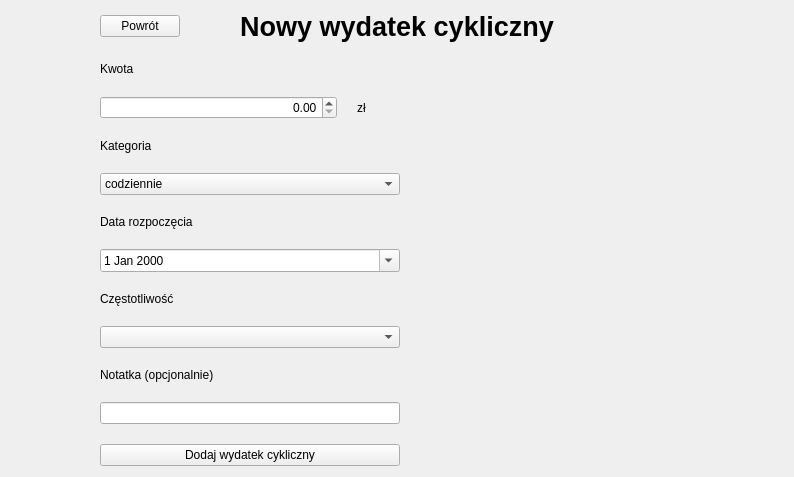
           <widget class="QWidget" name="page_CW_nowy">
            <layout class="QVBoxLayout" name="verticalLayout_9">
             <property name="spacing">
              <number>20</number>
             </property>
             <property name="leftMargin">
              <number>100</number>
             </property>
             <property name="rightMargin">
              <number>200</number>
             </property>
             <item>
              <layout class="QHBoxLayout" name="horizontalLayout_19">
               <item>
                <widget class="QPushButton" name="pushButton_powrotCW">
                 <property name="text">
                  <string>Powrót</string>
                 </property>
                </widget>
               </item>
               <item>
                <spacer name="horizontalSpacer_14">
                 <property name="orientation">
                  <enum>Qt::Horizontal</enum>
                 </property>
                 <property name="sizeHint" stdset="0">
                  <size>
                   <width>40</width>
                   <height>20</height>
                  </size>
                 </property>
                </spacer>
               </item>
               <item>
                <widget class="QLabel" name="label_25">
                 <property name="font">
                  <font>
                   <pointsize>20</pointsize>
                   <bold>true</bold>
                  </font>
                 </property>
                 <property name="text">
                  <string>Nowy wydatek cykliczny</string>
                 </property>
                 <property name="alignment">
                  <set>Qt::AlignCenter</set>
                 </property>
                </widget>
               </item>
               <item>
                <spacer name="horizontalSpacer_16">
                 <property name="orientation">
                  <enum>Qt::Horizontal</enum>
                 </property>
                 <property name="sizeHint" stdset="0">
                  <size>
                   <width>40</width>
                   <height>20</height>
                  </size>
                 </property>
                </spacer>
               </item>
              </layout>
             </item>
             <item>
              <widget class="QLabel" name="label_19">
               <property name="text">
                <string>Kwota</string>
               </property>
              </widget>
             </item>
             <item>
              <layout class="QHBoxLayout" name="horizontalLayout_20">
               <item>
                <widget class="QDoubleSpinBox" name="doubleSpinBox_kwotaCW">
                 <property name="maximumSize">
                  <size>
                   <width>300</width>
                   <height>16777215</height>
                  </size>
                 </property>
                 <property name="alignment">
                  <set>Qt::AlignRight|Qt::AlignTrailing|Qt::AlignVCenter</set>
                 </property>
                 <property name="maximum">
                  <double>999999.989999999990687</double>
                 </property>
                </widget>
               </item>
               <item>
                <widget class="QLabel" name="label_20">
                 <property name="text">
                  <string>zł</string>
                 </property>
                </widget>
               </item>
              </layout>
             </item>
             <item>
              <widget class="QLabel" name="label_21">
               <property name="text">
                <string>Kategoria</string>
               </property>
              </widget>
             </item>
             <item>
              <widget class="QComboBox" name="comboBox_kategoriaCW">
               <property name="maximumSize">
                <size>
                 <width>300</width>
                 <height>16777215</height>
                </size>
               </property>
               <item>
                <property name="text">
                 <string>codziennie</string>
                </property>
               </item>
               <item>
                <property name="text">
                 <string>co tydzień</string>
                </property>
               </item>
               <item>
                <property name="text">
                 <string>co miesiąc</string>
                </property>
               </item>
               <item>
                <property name="text">
                 <string>co rok</string>
                </property>
               </item>
              </widget>
             </item>
             <item>
              <widget class="QLabel" name="label_22">
               <property name="text">
                <string>Data rozpoczęcia</string>
               </property>
              </widget>
             </item>
             <item>
              <widget class="QDateEdit" name="dateEdit_CW">
               <property name="maximumSize">
                <size>
                 <width>300</width>
                 <height>16777215</height>
                </size>
               </property>
               <property name="calendarPopup">
                <bool>true</bool>
               </property>
              </widget>
             </item>
             <item>
              <widget class="QLabel" name="label_23">
               <property name="text">
                <string>Częstotliwość</string>
               </property>
              </widget>
             </item>
             <item>
              <widget class="QComboBox" name="comboBox_czestotliwoscCW">
               <property name="maximumSize">
                <size>
                 <width>300</width>
                 <height>16777215</height>
                </size>
               </property>
              </widget>
             </item>
             <item>
              <widget class="QLabel" name="label_24">
               <property name="text">
                <string>Notatka (opcjonalnie)</string>
               </property>
              </widget>
             </item>
             <item>
              <widget class="QLineEdit" name="lineEdit_notatkaCW">
               <property name="maximumSize">
                <size>
                 <width>300</width>
                 <height>16777215</height>
                </size>
               </property>
              </widget>
             </item>
             <item>
              <widget class="QPushButton" name="pushButton_dodajCW">
               <property name="maximumSize">
                <size>
                 <width>300</width>
                 <height>16777215</height>
                </size>
               </property>
               <property name="text">
                <string>Dodaj wydatek cykliczny</string>
               </property>
              </widget>
             </item>
            </layout>
           </widget>
